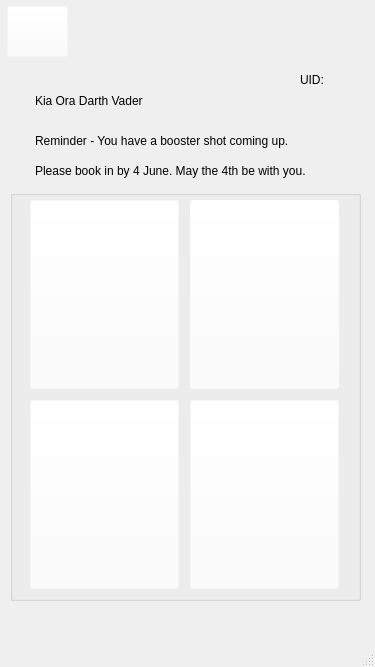
<?xml version="1.0" encoding="UTF-8"?>
<ui version="4.0">
 <class>MainWindow</class>
 <widget class="QMainWindow" name="MainWindow">
  <property name="geometry">
   <rect>
    <x>0</x>
    <y>0</y>
    <width>375</width>
    <height>667</height>
   </rect>
  </property>
  <property name="windowTitle">
   <string>MainWindow</string>
  </property>
  <widget class="QWidget" name="centralwidget">
   <widget class="QPushButton" name="btn_menu">
    <property name="geometry">
     <rect>
      <x>7</x>
      <y>6</y>
      <width>61</width>
      <height>51</height>
     </rect>
    </property>
    <property name="styleSheet">
     <string notr="true">image: url(:/images/hompageIcons/menu_normal.png);
background-color: rgba(255, 255, 255, 0);</string>
    </property>
    <property name="text">
     <string/>
    </property>
   </widget>
   <widget class="QLabel" name="label">
    <property name="geometry">
     <rect>
      <x>0</x>
      <y>0</y>
      <width>375</width>
      <height>63</height>
     </rect>
    </property>
    <property name="styleSheet">
     <string notr="true">border-image: url(:/images/appBanner.png);</string>
    </property>
    <property name="text">
     <string/>
    </property>
   </widget>
   <widget class="QGroupBox" name="groupBox">
    <property name="geometry">
     <rect>
      <x>10</x>
      <y>190</y>
      <width>351</width>
      <height>411</height>
     </rect>
    </property>
    <property name="styleSheet">
     <string notr="true">background-color: rgba(255, 255, 255, 0);</string>
    </property>
    <property name="title">
     <string/>
    </property>
    <widget class="QPushButton" name="btn_requestQR">
     <property name="geometry">
      <rect>
       <x>180</x>
       <y>10</y>
       <width>149</width>
       <height>189</height>
      </rect>
     </property>
     <property name="sizePolicy">
      <sizepolicy hsizetype="Fixed" vsizetype="Fixed">
       <horstretch>0</horstretch>
       <verstretch>0</verstretch>
      </sizepolicy>
     </property>
     <property name="styleSheet">
      <string notr="true">image: url(:/images/hompageIcons/requestQR.png);
background-color: rgba(255, 255, 255, 0);</string>
     </property>
     <property name="text">
      <string/>
     </property>
    </widget>
    <widget class="QPushButton" name="btn_reportRat">
     <property name="geometry">
      <rect>
       <x>20</x>
       <y>10</y>
       <width>149</width>
       <height>189</height>
      </rect>
     </property>
     <property name="sizePolicy">
      <sizepolicy hsizetype="Fixed" vsizetype="Fixed">
       <horstretch>0</horstretch>
       <verstretch>0</verstretch>
      </sizepolicy>
     </property>
     <property name="styleSheet">
      <string notr="true">image: url(:/images/hompageIcons/reportRat-02.png);
background-color: rgba(255, 255, 255, 0);</string>
     </property>
     <property name="text">
      <string/>
     </property>
    </widget>
    <widget class="QPushButton" name="btn_accountDetails">
     <property name="geometry">
      <rect>
       <x>180</x>
       <y>210</y>
       <width>149</width>
       <height>189</height>
      </rect>
     </property>
     <property name="sizePolicy">
      <sizepolicy hsizetype="MinimumExpanding" vsizetype="Fixed">
       <horstretch>0</horstretch>
       <verstretch>0</verstretch>
      </sizepolicy>
     </property>
     <property name="styleSheet">
      <string notr="true">image: url(:/images/hompageIcons/accountDeetsBtn.png);
background-color: rgba(255, 255, 255, 0);</string>
     </property>
     <property name="text">
      <string/>
     </property>
    </widget>
    <widget class="QPushButton" name="btn_vaxHistory">
     <property name="geometry">
      <rect>
       <x>20</x>
       <y>210</y>
       <width>149</width>
       <height>189</height>
      </rect>
     </property>
     <property name="sizePolicy">
      <sizepolicy hsizetype="MinimumExpanding" vsizetype="Fixed">
       <horstretch>0</horstretch>
       <verstretch>0</verstretch>
      </sizepolicy>
     </property>
     <property name="styleSheet">
      <string notr="true">image: url(:/images/hompageIcons/vaxHistoryBtn.png);
background-color: rgba(255, 255, 255, 0);</string>
     </property>
     <property name="text">
      <string/>
     </property>
    </widget>
    <widget class="QPushButton" name="btn_QRrequested">
     <property name="geometry">
      <rect>
       <x>180</x>
       <y>10</y>
       <width>149</width>
       <height>189</height>
      </rect>
     </property>
     <property name="sizePolicy">
      <sizepolicy hsizetype="Fixed" vsizetype="Fixed">
       <horstretch>0</horstretch>
       <verstretch>0</verstretch>
      </sizepolicy>
     </property>
     <property name="styleSheet">
      <string notr="true">image: url(:/images/hompageIcons/QRrequested.png);
background-color: rgba(255, 255, 255, 0);</string>
     </property>
     <property name="text">
      <string/>
     </property>
    </widget>
    <widget class="QPushButton" name="btn_displayQR">
     <property name="geometry">
      <rect>
       <x>180</x>
       <y>10</y>
       <width>149</width>
       <height>189</height>
      </rect>
     </property>
     <property name="sizePolicy">
      <sizepolicy hsizetype="Fixed" vsizetype="Fixed">
       <horstretch>0</horstretch>
       <verstretch>0</verstretch>
      </sizepolicy>
     </property>
     <property name="styleSheet">
      <string notr="true">image: url(:/images/hompageIcons/displayQR.png);
background-color: rgba(255, 255, 255, 0);</string>
     </property>
     <property name="text">
      <string/>
     </property>
    </widget>
    <zorder>btn_displayQR</zorder>
    <zorder>btn_QRrequested</zorder>
    <zorder>btn_reportRat</zorder>
    <zorder>btn_accountDetails</zorder>
    <zorder>btn_vaxHistory</zorder>
    <zorder>btn_requestQR</zorder>
   </widget>
   <widget class="QLabel" name="lbl_welcomeMsg">
    <property name="geometry">
     <rect>
      <x>35</x>
      <y>80</y>
      <width>281</width>
      <height>41</height>
     </rect>
    </property>
    <property name="styleSheet">
     <string notr="true">font: 16pt &quot;Segoe UI&quot;;</string>
    </property>
    <property name="text">
     <string>Kia Ora Darth Vader</string>
    </property>
   </widget>
   <widget class="QLabel" name="lbl_reminderMsgLn1">
    <property name="geometry">
     <rect>
      <x>35</x>
      <y>130</y>
      <width>311</width>
      <height>21</height>
     </rect>
    </property>
    <property name="styleSheet">
     <string notr="true">font: 16pt &quot;Arial&quot;;
font: 8pt &quot;Arial&quot;;</string>
    </property>
    <property name="text">
     <string>Reminder - You have a booster shot coming up.  </string>
    </property>
   </widget>
   <widget class="QLabel" name="lbl_reminderMsgLn1_2">
    <property name="geometry">
     <rect>
      <x>35</x>
      <y>160</y>
      <width>311</width>
      <height>21</height>
     </rect>
    </property>
    <property name="styleSheet">
     <string notr="true">font: 16pt &quot;Arial&quot;;
font: 8pt &quot;Arial&quot;;</string>
    </property>
    <property name="text">
     <string>Please book in by 4 June. May the 4th be with you.</string>
    </property>
   </widget>
   <widget class="QLabel" name="lbl_UID_toHide">
    <property name="geometry">
     <rect>
      <x>300</x>
      <y>70</y>
      <width>62</width>
      <height>20</height>
     </rect>
    </property>
    <property name="text">
     <string>UID:</string>
    </property>
   </widget>
   <zorder>label</zorder>
   <zorder>btn_menu</zorder>
   <zorder>groupBox</zorder>
   <zorder>lbl_welcomeMsg</zorder>
   <zorder>lbl_reminderMsgLn1</zorder>
   <zorder>lbl_reminderMsgLn1_2</zorder>
   <zorder>lbl_UID_toHide</zorder>
  </widget>
  <widget class="QMenuBar" name="menubar">
   <property name="geometry">
    <rect>
     <x>0</x>
     <y>0</y>
     <width>375</width>
     <height>25</height>
    </rect>
   </property>
  </widget>
  <widget class="QStatusBar" name="statusbar"/>
 </widget>
 <resources/>
 <connections/>
</ui>
